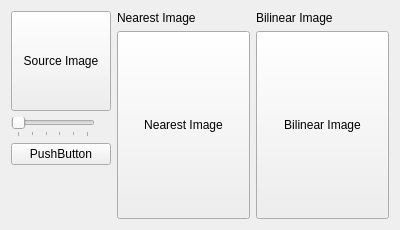
<?xml version="1.0" encoding="UTF-8"?>
<ui version="4.0">
 <class>Widget</class>
 <widget class="QWidget" name="Widget">
  <property name="geometry">
   <rect>
    <x>0</x>
    <y>0</y>
    <width>400</width>
    <height>230</height>
   </rect>
  </property>
  <property name="windowTitle">
   <string>Widget</string>
  </property>
  <layout class="QGridLayout" name="gridLayout">
   <item row="0" column="0">
    <layout class="QVBoxLayout" name="verticalLayout">
     <item>
      <widget class="QToolButton" name="toolButton">
       <property name="minimumSize">
        <size>
         <width>100</width>
         <height>100</height>
        </size>
       </property>
       <property name="text">
        <string>Source Image</string>
       </property>
      </widget>
     </item>
     <item>
      <widget class="QSlider" name="horizontalSlider">
       <property name="sizePolicy">
        <sizepolicy hsizetype="Fixed" vsizetype="Fixed">
         <horstretch>0</horstretch>
         <verstretch>0</verstretch>
        </sizepolicy>
       </property>
       <property name="minimumSize">
        <size>
         <width>0</width>
         <height>0</height>
        </size>
       </property>
       <property name="maximum">
        <number>5</number>
       </property>
       <property name="orientation">
        <enum>Qt::Horizontal</enum>
       </property>
       <property name="tickPosition">
        <enum>QSlider::TicksBelow</enum>
       </property>
      </widget>
     </item>
     <item>
      <widget class="QPushButton" name="pushButton">
       <property name="text">
        <string>PushButton</string>
       </property>
      </widget>
     </item>
     <item>
      <spacer name="verticalSpacer">
       <property name="orientation">
        <enum>Qt::Vertical</enum>
       </property>
       <property name="sizeHint" stdset="0">
        <size>
         <width>20</width>
         <height>38</height>
        </size>
       </property>
      </spacer>
     </item>
    </layout>
   </item>
   <item row="0" column="1">
    <layout class="QVBoxLayout" name="verticalLayout_3">
     <item>
      <widget class="QLabel" name="label">
       <property name="text">
        <string>Nearest Image</string>
       </property>
      </widget>
     </item>
     <item>
      <widget class="QToolButton" name="toolButton_2">
       <property name="sizePolicy">
        <sizepolicy hsizetype="Expanding" vsizetype="Expanding">
         <horstretch>0</horstretch>
         <verstretch>0</verstretch>
        </sizepolicy>
       </property>
       <property name="minimumSize">
        <size>
         <width>100</width>
         <height>100</height>
        </size>
       </property>
       <property name="text">
        <string>Nearest Image</string>
       </property>
      </widget>
     </item>
    </layout>
   </item>
   <item row="0" column="2">
    <layout class="QVBoxLayout" name="verticalLayout_2">
     <item>
      <widget class="QLabel" name="label_2">
       <property name="text">
        <string>Bilinear Image</string>
       </property>
      </widget>
     </item>
     <item>
      <widget class="QToolButton" name="toolButton_3">
       <property name="sizePolicy">
        <sizepolicy hsizetype="Expanding" vsizetype="Expanding">
         <horstretch>0</horstretch>
         <verstretch>0</verstretch>
        </sizepolicy>
       </property>
       <property name="minimumSize">
        <size>
         <width>100</width>
         <height>100</height>
        </size>
       </property>
       <property name="text">
        <string>Bilinear Image</string>
       </property>
      </widget>
     </item>
    </layout>
   </item>
  </layout>
 </widget>
 <layoutdefault spacing="6" margin="11"/>
 <resources/>
 <connections/>
</ui>
